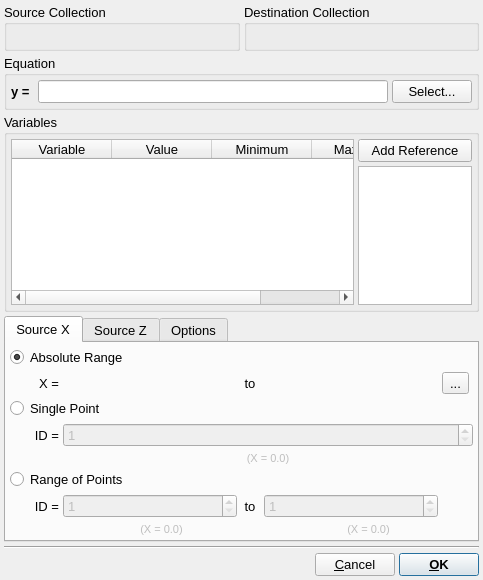
<?xml version="1.0" encoding="UTF-8"?>
<ui version="4.0">
 <class>EditFitKernelDialog</class>
 <widget class="QDialog" name="EditFitKernelDialog">
  <property name="windowModality">
   <enum>Qt::ApplicationModal</enum>
  </property>
  <property name="geometry">
   <rect>
    <x>0</x>
    <y>0</y>
    <width>483</width>
    <height>580</height>
   </rect>
  </property>
  <property name="font">
   <font>
    <pointsize>10</pointsize>
   </font>
  </property>
  <property name="windowTitle">
   <string>Fit Setup</string>
  </property>
  <property name="windowIcon">
   <iconset resource="icons.qrc">
    <normaloff>:/uchroma/icons/windows_fit.svg</normaloff>:/uchroma/icons/windows_fit.svg</iconset>
  </property>
  <layout class="QVBoxLayout" name="verticalLayout_7">
   <property name="spacing">
    <number>4</number>
   </property>
   <property name="margin">
    <number>4</number>
   </property>
   <item>
    <layout class="QHBoxLayout" name="horizontalLayout_7">
     <item>
      <widget class="QGroupBox" name="SourceGroup">
       <property name="sizePolicy">
        <sizepolicy hsizetype="Expanding" vsizetype="Preferred">
         <horstretch>0</horstretch>
         <verstretch>0</verstretch>
        </sizepolicy>
       </property>
       <property name="title">
        <string>Source Collection</string>
       </property>
       <layout class="QHBoxLayout" name="horizontalLayout_3">
        <property name="spacing">
         <number>4</number>
        </property>
        <property name="margin">
         <number>4</number>
        </property>
        <item>
         <widget class="QLabel" name="SourceCollectionLabel">
          <property name="enabled">
           <bool>false</bool>
          </property>
          <property name="text">
           <string>&lt;None&gt;</string>
          </property>
         </widget>
        </item>
       </layout>
      </widget>
     </item>
     <item>
      <widget class="QGroupBox" name="DestinationGroup">
       <property name="sizePolicy">
        <sizepolicy hsizetype="Expanding" vsizetype="Preferred">
         <horstretch>0</horstretch>
         <verstretch>0</verstretch>
        </sizepolicy>
       </property>
       <property name="title">
        <string>Destination Collection</string>
       </property>
       <layout class="QHBoxLayout" name="horizontalLayout_6">
        <property name="spacing">
         <number>4</number>
        </property>
        <property name="margin">
         <number>4</number>
        </property>
        <item>
         <widget class="QLabel" name="DestinationCollectionLabel">
          <property name="enabled">
           <bool>false</bool>
          </property>
          <property name="text">
           <string>&lt;None&gt;</string>
          </property>
         </widget>
        </item>
       </layout>
      </widget>
     </item>
    </layout>
   </item>
   <item>
    <widget class="QGroupBox" name="EquationGroup">
     <property name="sizePolicy">
      <sizepolicy hsizetype="Expanding" vsizetype="Minimum">
       <horstretch>0</horstretch>
       <verstretch>0</verstretch>
      </sizepolicy>
     </property>
     <property name="title">
      <string>Equation</string>
     </property>
     <layout class="QVBoxLayout" name="verticalLayout_13">
      <property name="spacing">
       <number>4</number>
      </property>
      <property name="margin">
       <number>4</number>
      </property>
      <item>
       <layout class="QHBoxLayout" name="horizontalLayout_15">
        <item>
         <widget class="QLabel" name="label2">
          <property name="sizePolicy">
           <sizepolicy hsizetype="Minimum" vsizetype="Preferred">
            <horstretch>0</horstretch>
            <verstretch>0</verstretch>
           </sizepolicy>
          </property>
          <property name="font">
           <font>
            <weight>75</weight>
            <bold>true</bold>
           </font>
          </property>
          <property name="text">
           <string>y = </string>
          </property>
         </widget>
        </item>
        <item>
         <widget class="QLineEdit" name="EquationEdit">
          <property name="sizePolicy">
           <sizepolicy hsizetype="Expanding" vsizetype="Fixed">
            <horstretch>1</horstretch>
            <verstretch>0</verstretch>
           </sizepolicy>
          </property>
         </widget>
        </item>
        <item>
         <widget class="QPushButton" name="SelectEquationButton">
          <property name="enabled">
           <bool>true</bool>
          </property>
          <property name="sizePolicy">
           <sizepolicy hsizetype="Expanding" vsizetype="Fixed">
            <horstretch>0</horstretch>
            <verstretch>0</verstretch>
           </sizepolicy>
          </property>
          <property name="maximumSize">
           <size>
            <width>128</width>
            <height>31</height>
           </size>
          </property>
          <property name="cursor">
           <cursorShape>ArrowCursor</cursorShape>
          </property>
          <property name="toolTip">
           <string>Select built-in equation</string>
          </property>
          <property name="text">
           <string>Select...</string>
          </property>
         </widget>
        </item>
       </layout>
      </item>
     </layout>
    </widget>
   </item>
   <item>
    <widget class="QGroupBox" name="VariablesGroup">
     <property name="sizePolicy">
      <sizepolicy hsizetype="Expanding" vsizetype="Expanding">
       <horstretch>1</horstretch>
       <verstretch>0</verstretch>
      </sizepolicy>
     </property>
     <property name="title">
      <string>Variables</string>
     </property>
     <layout class="QHBoxLayout" name="horizontalLayout_8">
      <property name="spacing">
       <number>4</number>
      </property>
      <property name="margin">
       <number>4</number>
      </property>
      <item>
       <widget class="QTableWidget" name="VariablesTable">
        <property name="sizePolicy">
         <sizepolicy hsizetype="Expanding" vsizetype="Expanding">
          <horstretch>3</horstretch>
          <verstretch>0</verstretch>
         </sizepolicy>
        </property>
        <column>
         <property name="text">
          <string>Variable</string>
         </property>
        </column>
        <column>
         <property name="text">
          <string>Value</string>
         </property>
        </column>
        <column>
         <property name="text">
          <string>Minimum</string>
         </property>
        </column>
        <column>
         <property name="text">
          <string>Maximum</string>
         </property>
        </column>
       </widget>
      </item>
      <item>
       <widget class="QWidget" name="widget" native="true">
        <property name="sizePolicy">
         <sizepolicy hsizetype="Expanding" vsizetype="Expanding">
          <horstretch>1</horstretch>
          <verstretch>0</verstretch>
         </sizepolicy>
        </property>
        <layout class="QVBoxLayout" name="verticalLayout_6">
         <property name="spacing">
          <number>4</number>
         </property>
         <property name="margin">
          <number>0</number>
         </property>
         <item>
          <widget class="QPushButton" name="VariableAddReferenceButton">
           <property name="sizePolicy">
            <sizepolicy hsizetype="Expanding" vsizetype="Fixed">
             <horstretch>1</horstretch>
             <verstretch>0</verstretch>
            </sizepolicy>
           </property>
           <property name="text">
            <string>Add Reference</string>
           </property>
          </widget>
         </item>
         <item>
          <widget class="QListWidget" name="VariableReferenceList">
           <property name="sizePolicy">
            <sizepolicy hsizetype="Expanding" vsizetype="Expanding">
             <horstretch>1</horstretch>
             <verstretch>0</verstretch>
            </sizepolicy>
           </property>
          </widget>
         </item>
        </layout>
       </widget>
      </item>
     </layout>
    </widget>
   </item>
   <item>
    <widget class="QTabWidget" name="MainTabs">
     <property name="currentIndex">
      <number>0</number>
     </property>
     <widget class="QWidget" name="SourceXTab">
      <attribute name="title">
       <string>Source X</string>
      </attribute>
      <layout class="QHBoxLayout" name="horizontalLayout_4">
       <property name="spacing">
        <number>4</number>
       </property>
       <property name="margin">
        <number>4</number>
       </property>
       <item>
        <layout class="QGridLayout" name="gridLayout_9">
         <item row="1" column="3">
          <widget class="QLabel" name="label_31">
           <property name="text">
            <string>X =</string>
           </property>
           <property name="alignment">
            <set>Qt::AlignRight|Qt::AlignTrailing|Qt::AlignVCenter</set>
           </property>
          </widget>
         </item>
         <item row="7" column="4" colspan="2">
          <widget class="QLabel" name="XPointMinLabel">
           <property name="enabled">
            <bool>false</bool>
           </property>
           <property name="font">
            <font>
             <pointsize>8</pointsize>
            </font>
           </property>
           <property name="text">
            <string>(X = 0.0)</string>
           </property>
           <property name="alignment">
            <set>Qt::AlignCenter</set>
           </property>
          </widget>
         </item>
         <item row="6" column="6">
          <widget class="QSpinBox" name="XPointMaxSpin">
           <property name="enabled">
            <bool>false</bool>
           </property>
           <property name="sizePolicy">
            <sizepolicy hsizetype="Expanding" vsizetype="Fixed">
             <horstretch>0</horstretch>
             <verstretch>0</verstretch>
            </sizepolicy>
           </property>
           <property name="minimum">
            <number>1</number>
           </property>
           <property name="maximum">
            <number>1000000</number>
           </property>
          </widget>
         </item>
         <item row="1" column="6">
          <widget class="TExponentialSpin" name="XAbsoluteMaxSpin" native="true">
           <property name="sizePolicy">
            <sizepolicy hsizetype="Expanding" vsizetype="Preferred">
             <horstretch>0</horstretch>
             <verstretch>0</verstretch>
            </sizepolicy>
           </property>
           <property name="focusPolicy">
            <enum>Qt::StrongFocus</enum>
           </property>
          </widget>
         </item>
         <item row="5" column="1" colspan="8">
          <widget class="QRadioButton" name="XSourcePointRangeRadio">
           <property name="text">
            <string>Range of Points</string>
           </property>
          </widget>
         </item>
         <item row="1" column="5">
          <widget class="QLabel" name="label9_4">
           <property name="sizePolicy">
            <sizepolicy hsizetype="Minimum" vsizetype="Preferred">
             <horstretch>0</horstretch>
             <verstretch>0</verstretch>
            </sizepolicy>
           </property>
           <property name="text">
            <string> to </string>
           </property>
          </widget>
         </item>
         <item row="6" column="3">
          <widget class="QLabel" name="label_35">
           <property name="text">
            <string>ID =</string>
           </property>
           <property name="alignment">
            <set>Qt::AlignRight|Qt::AlignTrailing|Qt::AlignVCenter</set>
           </property>
          </widget>
         </item>
         <item row="6" column="5">
          <widget class="QLabel" name="label9_3">
           <property name="sizePolicy">
            <sizepolicy hsizetype="Minimum" vsizetype="Preferred">
             <horstretch>0</horstretch>
             <verstretch>0</verstretch>
            </sizepolicy>
           </property>
           <property name="text">
            <string> to </string>
           </property>
          </widget>
         </item>
         <item row="1" column="4">
          <widget class="TExponentialSpin" name="XAbsoluteMinSpin" native="true">
           <property name="sizePolicy">
            <sizepolicy hsizetype="Expanding" vsizetype="Preferred">
             <horstretch>0</horstretch>
             <verstretch>0</verstretch>
            </sizepolicy>
           </property>
           <property name="focusPolicy">
            <enum>Qt::StrongFocus</enum>
           </property>
          </widget>
         </item>
         <item row="3" column="4" colspan="5">
          <widget class="QSpinBox" name="XPointSingleSpin">
           <property name="enabled">
            <bool>false</bool>
           </property>
           <property name="sizePolicy">
            <sizepolicy hsizetype="Expanding" vsizetype="Fixed">
             <horstretch>0</horstretch>
             <verstretch>0</verstretch>
            </sizepolicy>
           </property>
           <property name="minimum">
            <number>1</number>
           </property>
           <property name="maximum">
            <number>100000</number>
           </property>
          </widget>
         </item>
         <item row="4" column="4" colspan="5">
          <widget class="QLabel" name="XPointSingleLabel">
           <property name="enabled">
            <bool>false</bool>
           </property>
           <property name="font">
            <font>
             <pointsize>8</pointsize>
            </font>
           </property>
           <property name="text">
            <string>(X = 0.0)</string>
           </property>
           <property name="alignment">
            <set>Qt::AlignCenter</set>
           </property>
          </widget>
         </item>
         <item row="1" column="2">
          <spacer name="horizontalSpacer_4">
           <property name="orientation">
            <enum>Qt::Horizontal</enum>
           </property>
           <property name="sizeType">
            <enum>QSizePolicy::Fixed</enum>
           </property>
           <property name="sizeHint" stdset="0">
            <size>
             <width>16</width>
             <height>20</height>
            </size>
           </property>
          </spacer>
         </item>
         <item row="6" column="4">
          <widget class="QSpinBox" name="XPointMinSpin">
           <property name="enabled">
            <bool>false</bool>
           </property>
           <property name="sizePolicy">
            <sizepolicy hsizetype="Expanding" vsizetype="Fixed">
             <horstretch>0</horstretch>
             <verstretch>0</verstretch>
            </sizepolicy>
           </property>
           <property name="minimum">
            <number>1</number>
           </property>
           <property name="maximum">
            <number>100000</number>
           </property>
          </widget>
         </item>
         <item row="0" column="1" colspan="8">
          <widget class="QRadioButton" name="XSourceAbsoluteRadio">
           <property name="text">
            <string>Absolute Range</string>
           </property>
           <property name="checked">
            <bool>true</bool>
           </property>
          </widget>
         </item>
         <item row="2" column="1" colspan="8">
          <widget class="QRadioButton" name="XSourceSinglePointRadio">
           <property name="text">
            <string>Single Point</string>
           </property>
          </widget>
         </item>
         <item row="3" column="3">
          <widget class="QLabel" name="label_36">
           <property name="text">
            <string>ID =</string>
           </property>
           <property name="alignment">
            <set>Qt::AlignRight|Qt::AlignTrailing|Qt::AlignVCenter</set>
           </property>
          </widget>
         </item>
         <item row="7" column="6" colspan="3">
          <widget class="QLabel" name="XPointMaxLabel">
           <property name="enabled">
            <bool>false</bool>
           </property>
           <property name="font">
            <font>
             <pointsize>8</pointsize>
            </font>
           </property>
           <property name="text">
            <string>(X = 0.0)</string>
           </property>
           <property name="alignment">
            <set>Qt::AlignCenter</set>
           </property>
          </widget>
         </item>
         <item row="1" column="7">
          <widget class="QToolButton" name="XAbsoluteSelectButton">
           <property name="maximumSize">
            <size>
             <width>28</width>
             <height>28</height>
            </size>
           </property>
           <property name="text">
            <string>...</string>
           </property>
           <property name="icon">
            <iconset resource="icons.qrc">
             <normaloff>:/uchroma/icons/info_interaction.svg</normaloff>:/uchroma/icons/info_interaction.svg</iconset>
           </property>
           <property name="iconSize">
            <size>
             <width>20</width>
             <height>20</height>
            </size>
           </property>
          </widget>
         </item>
        </layout>
       </item>
      </layout>
     </widget>
     <widget class="QWidget" name="SourceZTab">
      <attribute name="title">
       <string>Source Z</string>
      </attribute>
      <layout class="QHBoxLayout" name="horizontalLayout">
       <property name="spacing">
        <number>4</number>
       </property>
       <property name="margin">
        <number>4</number>
       </property>
       <item>
        <layout class="QGridLayout" name="gridLayout_8">
         <item row="1" column="1">
          <widget class="QLabel" name="label_30">
           <property name="text">
            <string>Z =</string>
           </property>
           <property name="alignment">
            <set>Qt::AlignRight|Qt::AlignTrailing|Qt::AlignVCenter</set>
           </property>
          </widget>
         </item>
         <item row="2" column="0" colspan="6">
          <widget class="QRadioButton" name="ZSourceSingleDataSetRadio">
           <property name="text">
            <string>Single DataSet</string>
           </property>
          </widget>
         </item>
         <item row="6" column="2">
          <widget class="QSpinBox" name="ZDataSetMinSpin">
           <property name="enabled">
            <bool>false</bool>
           </property>
           <property name="sizePolicy">
            <sizepolicy hsizetype="Expanding" vsizetype="Fixed">
             <horstretch>0</horstretch>
             <verstretch>0</verstretch>
            </sizepolicy>
           </property>
           <property name="minimum">
            <number>1</number>
           </property>
           <property name="maximum">
            <number>100000</number>
           </property>
          </widget>
         </item>
         <item row="6" column="3">
          <widget class="QLabel" name="label9_2">
           <property name="sizePolicy">
            <sizepolicy hsizetype="Minimum" vsizetype="Preferred">
             <horstretch>0</horstretch>
             <verstretch>0</verstretch>
            </sizepolicy>
           </property>
           <property name="text">
            <string> to </string>
           </property>
          </widget>
         </item>
         <item row="1" column="4">
          <widget class="TExponentialSpin" name="ZAbsoluteMaxSpin" native="true">
           <property name="sizePolicy">
            <sizepolicy hsizetype="Expanding" vsizetype="Preferred">
             <horstretch>0</horstretch>
             <verstretch>0</verstretch>
            </sizepolicy>
           </property>
           <property name="focusPolicy">
            <enum>Qt::StrongFocus</enum>
           </property>
          </widget>
         </item>
         <item row="0" column="0" colspan="6">
          <widget class="QRadioButton" name="ZSourceAbsoluteRadio">
           <property name="text">
            <string>Absolute Range</string>
           </property>
           <property name="checked">
            <bool>true</bool>
           </property>
          </widget>
         </item>
         <item row="1" column="2">
          <widget class="TExponentialSpin" name="ZAbsoluteMinSpin" native="true">
           <property name="sizePolicy">
            <sizepolicy hsizetype="Expanding" vsizetype="Preferred">
             <horstretch>0</horstretch>
             <verstretch>0</verstretch>
            </sizepolicy>
           </property>
           <property name="focusPolicy">
            <enum>Qt::StrongFocus</enum>
           </property>
          </widget>
         </item>
         <item row="6" column="1">
          <widget class="QLabel" name="label_34">
           <property name="text">
            <string>ID =</string>
           </property>
           <property name="alignment">
            <set>Qt::AlignRight|Qt::AlignTrailing|Qt::AlignVCenter</set>
           </property>
          </widget>
         </item>
         <item row="1" column="3">
          <widget class="QLabel" name="label9">
           <property name="sizePolicy">
            <sizepolicy hsizetype="Minimum" vsizetype="Preferred">
             <horstretch>0</horstretch>
             <verstretch>0</verstretch>
            </sizepolicy>
           </property>
           <property name="text">
            <string> to </string>
           </property>
          </widget>
         </item>
         <item row="1" column="0">
          <spacer name="horizontalSpacer_5">
           <property name="orientation">
            <enum>Qt::Horizontal</enum>
           </property>
           <property name="sizeType">
            <enum>QSizePolicy::Fixed</enum>
           </property>
           <property name="sizeHint" stdset="0">
            <size>
             <width>16</width>
             <height>20</height>
            </size>
           </property>
          </spacer>
         </item>
         <item row="4" column="1" colspan="5">
          <widget class="QLabel" name="ZDataSetSingleLabel">
           <property name="enabled">
            <bool>false</bool>
           </property>
           <property name="font">
            <font>
             <pointsize>8</pointsize>
            </font>
           </property>
           <property name="text">
            <string>(Z = 0.0)</string>
           </property>
           <property name="alignment">
            <set>Qt::AlignCenter</set>
           </property>
          </widget>
         </item>
         <item row="3" column="1" colspan="5">
          <widget class="QComboBox" name="ZDataSetCombo">
           <property name="enabled">
            <bool>false</bool>
           </property>
          </widget>
         </item>
         <item row="5" column="0" colspan="6">
          <widget class="QRadioButton" name="ZSourceDataSetRangeRadio">
           <property name="text">
            <string>Range of DataSets</string>
           </property>
          </widget>
         </item>
         <item row="1" column="5">
          <widget class="QToolButton" name="ZAbsoluteSelectButton">
           <property name="maximumSize">
            <size>
             <width>28</width>
             <height>28</height>
            </size>
           </property>
           <property name="text">
            <string>...</string>
           </property>
           <property name="icon">
            <iconset resource="icons.qrc">
             <normaloff>:/uchroma/icons/info_interaction.svg</normaloff>:/uchroma/icons/info_interaction.svg</iconset>
           </property>
           <property name="iconSize">
            <size>
             <width>20</width>
             <height>20</height>
            </size>
           </property>
          </widget>
         </item>
         <item row="6" column="4">
          <widget class="QSpinBox" name="ZDataSetMaxSpin">
           <property name="enabled">
            <bool>false</bool>
           </property>
           <property name="sizePolicy">
            <sizepolicy hsizetype="Expanding" vsizetype="Fixed">
             <horstretch>0</horstretch>
             <verstretch>0</verstretch>
            </sizepolicy>
           </property>
           <property name="minimum">
            <number>1</number>
           </property>
           <property name="maximum">
            <number>1000000</number>
           </property>
          </widget>
         </item>
         <item row="7" column="2" colspan="2">
          <widget class="QLabel" name="ZDataSetMinLabel">
           <property name="enabled">
            <bool>false</bool>
           </property>
           <property name="font">
            <font>
             <pointsize>8</pointsize>
            </font>
           </property>
           <property name="text">
            <string>(Z = 0.0)</string>
           </property>
           <property name="alignment">
            <set>Qt::AlignCenter</set>
           </property>
          </widget>
         </item>
         <item row="7" column="4" colspan="2">
          <widget class="QLabel" name="ZDataSetMaxLabel">
           <property name="enabled">
            <bool>false</bool>
           </property>
           <property name="font">
            <font>
             <pointsize>8</pointsize>
            </font>
           </property>
           <property name="text">
            <string>(Z = 0.0)</string>
           </property>
           <property name="alignment">
            <set>Qt::AlignCenter</set>
           </property>
          </widget>
         </item>
        </layout>
       </item>
      </layout>
     </widget>
     <widget class="QWidget" name="OptionsTab">
      <attribute name="title">
       <string>Options</string>
      </attribute>
      <layout class="QHBoxLayout" name="horizontalLayout_5">
       <property name="spacing">
        <number>4</number>
       </property>
       <property name="margin">
        <number>4</number>
       </property>
       <item>
        <layout class="QVBoxLayout" name="verticalLayout_3">
         <property name="spacing">
          <number>4</number>
         </property>
         <item>
          <widget class="QGroupBox" name="SourceDataGroup">
           <property name="title">
            <string>Source Data</string>
           </property>
           <layout class="QVBoxLayout" name="verticalLayout_2">
            <property name="spacing">
             <number>4</number>
            </property>
            <property name="margin">
             <number>4</number>
            </property>
            <item>
             <widget class="QRadioButton" name="DataNormalFitRadio">
              <property name="sizePolicy">
               <sizepolicy hsizetype="Expanding" vsizetype="Fixed">
                <horstretch>0</horstretch>
                <verstretch>0</verstretch>
               </sizepolicy>
              </property>
              <property name="text">
               <string>Normal (XY slices at Z values)</string>
              </property>
              <property name="checked">
               <bool>true</bool>
              </property>
             </widget>
            </item>
            <item>
             <widget class="QRadioButton" name="DataOrthogonalFitRadio">
              <property name="enabled">
               <bool>true</bool>
              </property>
              <property name="sizePolicy">
               <sizepolicy hsizetype="Expanding" vsizetype="Fixed">
                <horstretch>0</horstretch>
                <verstretch>0</verstretch>
               </sizepolicy>
              </property>
              <property name="text">
               <string>Orthogonal (ZY slices at X values)</string>
              </property>
             </widget>
            </item>
            <item>
             <widget class="QCheckBox" name="DataGlobalFitCheck">
              <property name="toolTip">
               <string>If enabled, all data in the source slices are fit simultaneously, giving best fit of the equation over all slices</string>
              </property>
              <property name="text">
               <string>Fit all data simultaneously</string>
              </property>
             </widget>
            </item>
           </layout>
          </widget>
         </item>
         <item>
          <widget class="QGroupBox" name="StrategyGroup">
           <property name="title">
            <string>Strategy</string>
           </property>
           <layout class="QVBoxLayout" name="verticalLayout">
            <property name="spacing">
             <number>4</number>
            </property>
            <property name="margin">
             <number>4</number>
            </property>
            <item>
             <widget class="QCheckBox" name="RollOnValuesCheck">
              <property name="text">
               <string>Roll on values between ranges</string>
              </property>
             </widget>
            </item>
           </layout>
          </widget>
         </item>
         <item>
          <spacer name="verticalSpacer_3">
           <property name="orientation">
            <enum>Qt::Vertical</enum>
           </property>
           <property name="sizeHint" stdset="0">
            <size>
             <width>20</width>
             <height>40</height>
            </size>
           </property>
          </spacer>
         </item>
        </layout>
       </item>
       <item>
        <widget class="QGroupBox" name="MinimisationGroup">
         <property name="title">
          <string>Minimisation</string>
         </property>
         <layout class="QVBoxLayout" name="verticalLayout_4">
          <property name="spacing">
           <number>4</number>
          </property>
          <property name="margin">
           <number>4</number>
          </property>
          <item>
           <layout class="QGridLayout" name="gridLayout_2">
            <item row="1" column="0">
             <widget class="QLabel" name="label_19">
              <property name="text">
               <string>Tolerance</string>
              </property>
             </widget>
            </item>
            <item row="0" column="1">
             <widget class="QComboBox" name="MinimisationMethodCombo">
              <property name="sizePolicy">
               <sizepolicy hsizetype="Expanding" vsizetype="Fixed">
                <horstretch>0</horstretch>
                <verstretch>0</verstretch>
               </sizepolicy>
              </property>
             </widget>
            </item>
            <item row="0" column="0">
             <widget class="QLabel" name="label">
              <property name="sizePolicy">
               <sizepolicy hsizetype="Minimum" vsizetype="Preferred">
                <horstretch>0</horstretch>
                <verstretch>0</verstretch>
               </sizepolicy>
              </property>
              <property name="text">
               <string>Method</string>
              </property>
             </widget>
            </item>
            <item row="1" column="1">
             <widget class="TExponentialSpin" name="MinimisationToleranceSpin" native="true">
              <property name="minimumSize">
               <size>
                <width>90</width>
                <height>0</height>
               </size>
              </property>
              <property name="focusPolicy">
               <enum>Qt::StrongFocus</enum>
              </property>
             </widget>
            </item>
            <item row="2" column="0">
             <widget class="QLabel" name="label0">
              <property name="text">
               <string>Max Steps</string>
              </property>
             </widget>
            </item>
            <item row="2" column="1">
             <widget class="QSpinBox" name="MinimisationMaxStepsSpin">
              <property name="minimum">
               <number>1</number>
              </property>
              <property name="maximum">
               <number>10000</number>
              </property>
              <property name="singleStep">
               <number>10</number>
              </property>
              <property name="value">
               <number>100</number>
              </property>
             </widget>
            </item>
            <item row="3" column="0">
             <widget class="QLabel" name="label_33">
              <property name="text">
               <string>Limit Strength</string>
              </property>
             </widget>
            </item>
            <item row="3" column="1">
             <widget class="TExponentialSpin" name="MinimisationLimitStrengthSpin" native="true">
              <property name="sizePolicy">
               <sizepolicy hsizetype="Expanding" vsizetype="Preferred">
                <horstretch>0</horstretch>
                <verstretch>0</verstretch>
               </sizepolicy>
              </property>
              <property name="minimumSize">
               <size>
                <width>90</width>
                <height>0</height>
               </size>
              </property>
              <property name="focusPolicy">
               <enum>Qt::StrongFocus</enum>
              </property>
              <property name="toolTip">
               <string>Strength with which to enforce minimum / maximum parameter limits</string>
              </property>
             </widget>
            </item>
            <item row="4" column="0" colspan="2">
             <widget class="QStackedWidget" name="MinimisationOptionsStack">
              <property name="currentIndex">
               <number>1</number>
              </property>
              <widget class="QWidget" name="SDOptionsPage"/>
              <widget class="QWidget" name="ModSDOptionsPage">
               <layout class="QGridLayout" name="gridLayout_3">
                <property name="leftMargin">
                 <number>0</number>
                </property>
                <property name="topMargin">
                 <number>4</number>
                </property>
                <property name="rightMargin">
                 <number>0</number>
                </property>
                <property name="bottomMargin">
                 <number>4</number>
                </property>
                <property name="spacing">
                 <number>4</number>
                </property>
                <item row="0" column="0">
                 <widget class="QLabel" name="label_2">
                  <property name="text">
                   <string>RandomTrials</string>
                  </property>
                 </widget>
                </item>
                <item row="0" column="1">
                 <widget class="QSpinBox" name="OptionModSDNRandomTrialsSpin">
                  <property name="sizePolicy">
                   <sizepolicy hsizetype="Expanding" vsizetype="Fixed">
                    <horstretch>0</horstretch>
                    <verstretch>0</verstretch>
                   </sizepolicy>
                  </property>
                  <property name="maximum">
                   <number>1000</number>
                  </property>
                 </widget>
                </item>
                <item row="1" column="0">
                 <spacer name="verticalSpacer">
                  <property name="orientation">
                   <enum>Qt::Vertical</enum>
                  </property>
                  <property name="sizeHint" stdset="0">
                   <size>
                    <width>20</width>
                    <height>55</height>
                   </size>
                  </property>
                 </spacer>
                </item>
               </layout>
              </widget>
              <widget class="QWidget" name="SimplexOptionsPage"/>
             </widget>
            </item>
           </layout>
          </item>
         </layout>
        </widget>
       </item>
      </layout>
     </widget>
    </widget>
   </item>
   <item>
    <widget class="Line" name="line">
     <property name="orientation">
      <enum>Qt::Horizontal</enum>
     </property>
    </widget>
   </item>
   <item>
    <layout class="QHBoxLayout" name="horizontalLayout_2">
     <item>
      <spacer name="horizontalSpacer">
       <property name="orientation">
        <enum>Qt::Horizontal</enum>
       </property>
       <property name="sizeHint" stdset="0">
        <size>
         <width>40</width>
         <height>20</height>
        </size>
       </property>
      </spacer>
     </item>
     <item>
      <widget class="QPushButton" name="CancelButton">
       <property name="text">
        <string>&amp;Cancel</string>
       </property>
       <property name="default">
        <bool>false</bool>
       </property>
      </widget>
     </item>
     <item>
      <widget class="QPushButton" name="OKButton">
       <property name="font">
        <font>
         <weight>75</weight>
         <bold>true</bold>
        </font>
       </property>
       <property name="text">
        <string>&amp;OK</string>
       </property>
       <property name="default">
        <bool>true</bool>
       </property>
      </widget>
     </item>
    </layout>
   </item>
  </layout>
 </widget>
 <customwidgets>
  <customwidget>
   <class>TExponentialSpin</class>
   <extends>QWidget</extends>
   <header>gui/texponentialspin.hui</header>
   <container>1</container>
  </customwidget>
 </customwidgets>
 <tabstops>
  <tabstop>EquationEdit</tabstop>
  <tabstop>SelectEquationButton</tabstop>
  <tabstop>VariablesTable</tabstop>
  <tabstop>VariableAddReferenceButton</tabstop>
  <tabstop>VariableReferenceList</tabstop>
  <tabstop>MainTabs</tabstop>
  <tabstop>XSourceAbsoluteRadio</tabstop>
  <tabstop>XAbsoluteMinSpin</tabstop>
  <tabstop>XAbsoluteMaxSpin</tabstop>
  <tabstop>XAbsoluteSelectButton</tabstop>
  <tabstop>XSourceSinglePointRadio</tabstop>
  <tabstop>XPointSingleSpin</tabstop>
  <tabstop>XSourcePointRangeRadio</tabstop>
  <tabstop>XPointMinSpin</tabstop>
  <tabstop>XPointMaxSpin</tabstop>
  <tabstop>ZSourceAbsoluteRadio</tabstop>
  <tabstop>ZAbsoluteMinSpin</tabstop>
  <tabstop>ZAbsoluteMaxSpin</tabstop>
  <tabstop>ZAbsoluteSelectButton</tabstop>
  <tabstop>ZSourceSingleDataSetRadio</tabstop>
  <tabstop>ZDataSetCombo</tabstop>
  <tabstop>ZSourceDataSetRangeRadio</tabstop>
  <tabstop>ZDataSetMinSpin</tabstop>
  <tabstop>ZDataSetMaxSpin</tabstop>
  <tabstop>DataNormalFitRadio</tabstop>
  <tabstop>DataOrthogonalFitRadio</tabstop>
  <tabstop>DataGlobalFitCheck</tabstop>
  <tabstop>RollOnValuesCheck</tabstop>
  <tabstop>MinimisationMethodCombo</tabstop>
  <tabstop>MinimisationToleranceSpin</tabstop>
  <tabstop>MinimisationMaxStepsSpin</tabstop>
  <tabstop>MinimisationLimitStrengthSpin</tabstop>
  <tabstop>OptionModSDNRandomTrialsSpin</tabstop>
  <tabstop>CancelButton</tabstop>
  <tabstop>OKButton</tabstop>
 </tabstops>
 <resources>
  <include location="icons.qrc"/>
 </resources>
 <connections/>
</ui>
